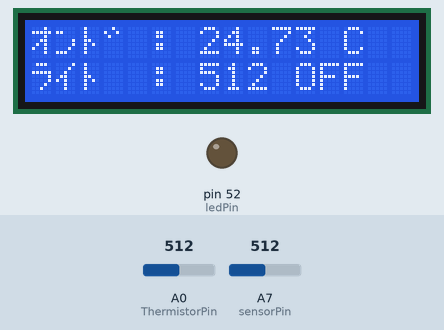
This sketch was run on a simulated Arduino Mega 2560, built with avr-gcc and run on an emulated ATmega2560. On the bench: 16×2 character LCD, output pins drawn as LEDs (lit = HIGH). The inputs (shaded band) are chosen by the test bench; at power-on: A7 (sensorPin) = 512, A0 (ThermistorPin) = 512. What the sketch prints to the serial monitor is not drawn.

Above: at 1.2 s.
1.3 s: A7 (sensorPin) set to 413
At 2.7 s:
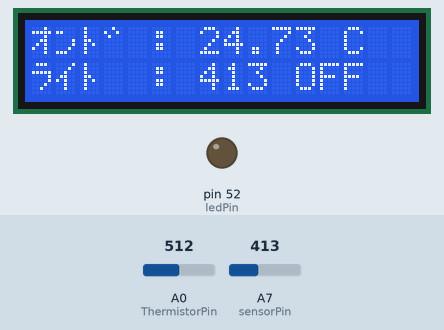
3.6 s: A7 (sensorPin) set to 381
At 5.4 s:
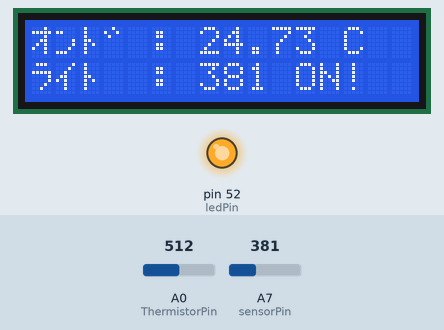
5.7 s: A0 (ThermistorPin) set to 371
At 7.2 s:
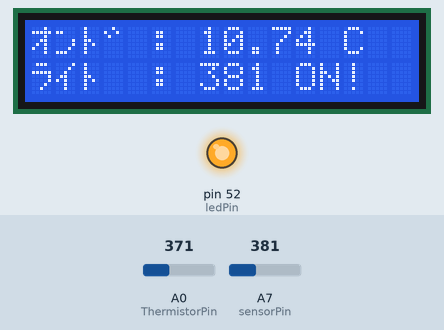
7.8 s: A0 (ThermistorPin) set to 349
At 8.9 s:
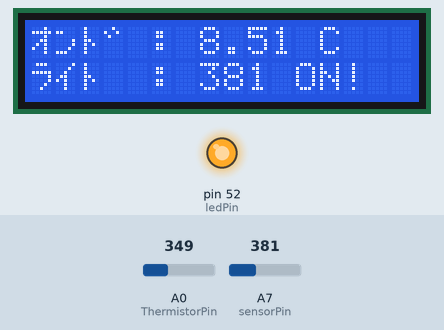
9.8 s: A7 (sensorPin) set to 410
At 11.6 s:
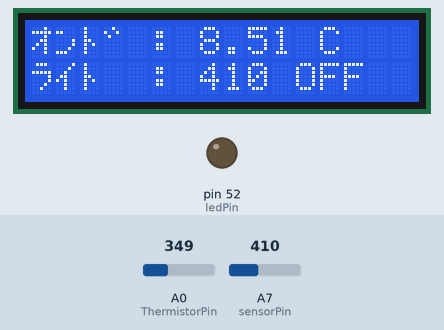
11.9 s: A0 (ThermistorPin) set to 306
At 13.3 s:
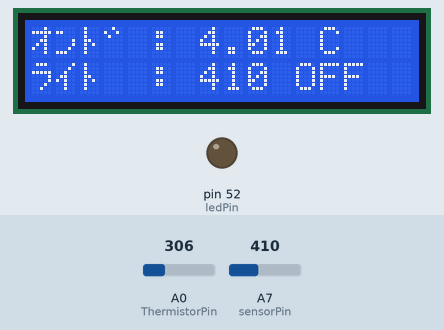
Timing chart, 0 to 14.9 s (numbered marks = the images above; inputs shaded):
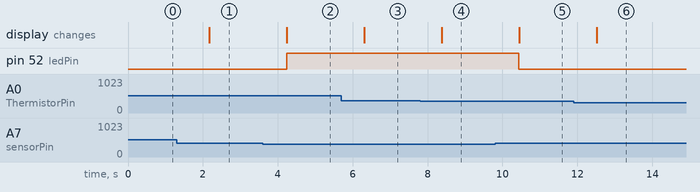

Measured:
- the behaviour switches between 400 and 399 on A7 (sensorPin) (found by bisection; images 1 and 2)
- the behaviour switches between 364 and 363 on A0 (ThermistorPin) (found by bisection; images 3 and 4)
- after the input at 1.3 s, the display: changes after 0.87 s (image 1)
- after the input at 3.6 s, pin 52 (ledPin): LOW → HIGH after 0.63 s; the display: changes after 0.64 s (image 2)
- after the input at 5.7 s, the display: changes after 0.61 s (image 3)
- after the input at 7.8 s, the display: changes after 0.58 s (image 4)
- after the input at 9.8 s, pin 52 (ledPin): HIGH → LOW after 0.64 s; the display: changes after 0.64 s (image 5)
- after the input at 11.9 s, the display: changes after 0.61 s (image 6)

The sketch:

Temperature_LCD_Japanese.ino
```cpp
//**5V in**

//Coded by TanakitInt.

//LCD----------------------------------------------------------------------------------
//Libraries
#include <Wire.h>
#include <LiquidCrystal_I2C.h>

LiquidCrystal_I2C lcd(0x27, 2, 1, 0, 4, 5, 6, 7, 3, POSITIVE);  // Set the LCD I2C address, if it's not working try 0x27 or 0x3F.

/*checking I2C port*/

/*

// I2C Scanner
// Written by Nick Gammon
// Date: 20th April 2011

#include <Wire.h>

void setup() {
  Serial.begin (9600);
  Serial.println ("I2C scanner. Scanning ...");
  byte count = 0;

  Wire.begin();
  for (byte i = 8; i < 120; i++)
  {
    Wire.beginTransmission (i);
    if (Wire.endTransmission () == 0)
      {
      Serial.print ("Found address: ");
      Serial.print (i, DEC);
      Serial.print (" (0x");
      Serial.print (i, HEX);
      Serial.println (")");
      count++;
      delay (1);  // maybe unneeded?
      } // end of good response
  } // end of for loop
  Serial.println ("Done.");
  Serial.print ("Found ");
  Serial.print (count, DEC);
  Serial.println (" device(s).");
}  // end of setup

void loop() {}

*/

//TEMPERATURE---------------------------------------------------------------------------
//set analog pin
  int ThermistorPin = A0;

//set constant resistance for know resistor
  float R1 = 10000;

//initial value for Steinhart-Hart equation
//used for convert the resistance of the thermistor to a temperature reading
  int Vo;
  float logR2, R2, T;
  float c1 = 1.009249522e-03, c2 = 2.378405444e-04, c3 = 2.019202697e-07;

//PHOTO RESISTOR------------------------------------------------------------------------
  int sensorPin = A7;   // select the analog input pin for the photoresistor
  int threshold = 400;  // analog input trigger level from photoresistor
  int sensorValue = 0;  // photoresistor value read from analog input pin
  int ledPin = 52;

void setup()
{
  //LCD---------------------------------------------------------------------------------
  lcd.begin(16,2);   // iInit the LCD for 16 chars 2 lines

  lcd.backlight();   // Turn on the backligt (try lcd.noBaklight() to turn it off)

  //TEMPERATURE-------------------------------------------------------------------------
  Serial.begin(9600);

  //PHOTO RESISTOR----------------------------------------------------------------------
  pinMode(ledPin, OUTPUT);
}

void loop()
{
  //TEMPERATURE-------------------------------------------------------------------------
  //get analogRead from analog pin
  Vo = analogRead(ThermistorPin);

  //Steinhart-Hart equation
  //the T ouput is Kelvin
  R2 = R1 * (1023.0 / (float)Vo - 1.0);
  logR2 = log(R2);
  T = (1.0 / (c1 + c2*logR2 + c3*logR2*logR2*logR2));

  //Convert Kelvin to Celsius
  T = T - 273.15;

  //print the value
  Serial.print("Temp : ");
  Serial.print(T);
  Serial.println(" C ,");

  //Setup LCD line

  lcd.setCursor(0,0); //First line

  //PLEASE SEE THE HD44780 lcd controller MANUAL AND CONVERT Binary to Decimal AT FIRST!!
  //onndo = おんど = 温度
  //means "Temperature" in Japanese.

  //(char)181 >> o >> オ
  //(char)221 >> nn >> ン
  //(char)196 and (char)222 >> do >> ド

  lcd.print((char)181);
  lcd.print((char)221);
  lcd.print((char)196);
  lcd.print((char)222);

  lcd.print(" : ");
  lcd.print(T);
  lcd.println(" C  ");

  //PHOTO RESISTOR---------------------------------------------------------------------
  lcd.setCursor(0,1); //Second line

  Serial.print("Light: ");
  Serial.print(analogRead(sensorPin));
  Serial.println(" lux ,");

  //PLEASE SEE THE HD44780 lcd controller MANUAL AND CONVERT Binary to Decimal AT FIRST!!
  //(char)215 >> ra >> ラ
  //(char)178 >> i >> イ
  //(char)196 >> to >> ト

  lcd.print((char)215);
  lcd.print((char)178);
  lcd.print((char)196);

  lcd.print("  : ");

  lcd.print(analogRead(sensorPin));

  if (analogRead(sensorPin) < threshold)
  {
    digitalWrite(ledPin, HIGH);
    Serial.println("ON!  ");

    lcd.print(" ON!  ");
  }
  else
  {
    digitalWrite(ledPin, LOW);
    Serial.println("OFF  ");

    lcd.print(" OFF  ");
  }

  //---------------------------------------------------------------------------------
  //set delay output in millisecond (ms)
  delay(1000);

}
```
